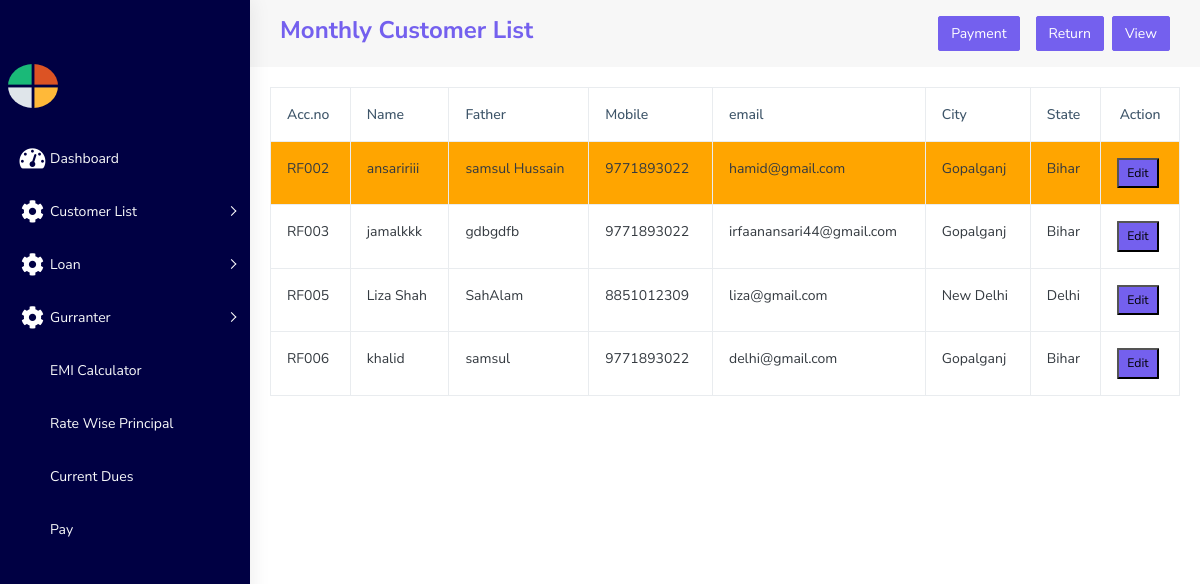
The page /monthlyList/ on the database its author committed.
### myapp/models.py (models this page shows, shortened)
class Register(models.Model):
    name=models.CharField(max_length=200)
    father_name=models.CharField(max_length=200 ,null=True)
    gender=models.CharField(max_length=100 , null=True , blank=True)
    Date_of_birth=models.DateField(null=True, blank=True ,default="2023-01-01")
    age=models.CharField(max_length=20)
    city=models.CharField(max_length=200 , null=True)
    district=models.CharField(max_length=250 , null=True)
    state=models.CharField(max_length=200 , null=True)
    email=models.CharField(max_length=100 ,null=True)
    profession=models.CharField(max_length=200 , null=True)
    mobile=models.CharField(max_length=12 , null=True)
    alter_mobile=models.CharField(max_length=150 , null=True)
    address=models.TextField(null=True)
    remarks=models.TextField(null=True)
    image=models.ImageField(upload_to='images/' , default="" , null=True)
    time_duration=models.CharField(max_length=150 , default="" , null=True)
    account_no=models.CharField(max_length=20,default="")
    Document=models.FileField(upload_to='document/' ,null=True)
    pinCode=models.CharField(max_length=10 ,default='00000')
    is_active = models.BooleanField(default=True, help_text='Is the account active?')
    g1name=models.CharField(max_length=200 , default='')
    g1father_name=models.CharField(max_length=200 ,default='')
    g1DOB=models.DateField( blank=True , null=True,  default="2023-01-01")
    g1Age=models.CharField(max_length=12 , default='')
    g1Address=models.CharField(max_length=250 , default='')
    g1Relation=models.CharField(max_length=200 , default='')
    g1Adhar_no=models.CharField(max_length=12,default='')
    g1Image=models.ImageField(upload_to='images/' , default="")
    g1City=models.CharField(max_length=200,default='')
    g1District=models.CharField(max_length=200,default='')
    g1State=models.CharField(max_length=100,default='')
    g1Mobile_NO=models.CharField(max_length=12,default='')
    g1Document=models.FileField(upload_to='document/', blank=True,null=True)
    g2name=models.CharField(max_length=200,default='')
    g2father_name=models.CharField(max_length=200 ,default='')
    g2DOB=models.DateField(null=True, blank=True , default="2023-01-01")
    g2Age=models.CharField(max_length=12,default='')
    g2Address=models.CharField(max_length=250,default='')
    g2Relation=models.CharField(max_length=200,default='')
    g2Adhar_no=models.CharField(max_length=12,default='')
    g2Image=models.ImageField(upload_to='images/' , default='')
    g2City=models.CharField(max_length=200,default='')
    g2District=models.CharField(max_length=200,default='')
    g2State=models.CharField(max_length=100,default='')
    g2Mobile_NO=models.CharField(max_length=12,default='')
    g2Document=models.FileField(upload_to='document/',  null=True)
    nName=models.CharField(max_length=200,default='')
    nFather_name=models.CharField(max_length=200,default='')
    nMother_name=models.CharField(max_length=200,default='')
    nDOB=models.DateField(null=True, blank=True , default="2023-01-01")
    nAge=models.CharField(max_length=20,default='')
    nAdress=models.CharField(max_length=300,default='')
    nRelation=models.CharField(max_length=200 , default='')
    nAdhar_Number=models.CharField(max_length=15 , default='')
    nImage=models.ImageField(upload_to="images/" , default='')
    nArea=models.CharField(max_length=200 , default='')
    nCity=models.CharField(max_length=200 , default='')
    nDistrict=models.CharField(max_length=200 , default='')
    nState=models.CharField(max_length=100 , default='')
    nMobile_no=models.CharField(max_length=12 ,default='')
    nDocument=models.FileField(upload_to='document/' ,null=True)

### myapp/views.py (the view)
# urls.py: path('monthlyList/',views.MonthlyList),
def MonthlyList(request):
    res=Register.objects.filter(time_duration='Monthly')
    param={'res':res}
    return render(request ,'MonthlyList.html' , param)

### myapp/templates/MonthlyList.html (shortened to what this page needs)
{% extends 'basic.html' %}
{% block body %}
<div class="page-wrapper" style="background-color: white;" >
  <div class="card-header py-3">
    <div class="container">
        <div class="row">
            <div class="col">
                <h3 class="m-0 font-weight-bold text-primary"> Monthly Customer List
                </h3>
            </div>
            <div class=" col d-grid gap-2 d-md-flex justify-content-md-end">
                <button class="btn btn-primary me-md-2" id="paymentButton" >Payment</button>
                <button class="btn btn-primary" id="returnButton">Return</button>
                <button class="btn btn-primary" id="viewButton">View</button>
            </div>
        </div>
    </div>
  </div>
  <div class="page-breadcrumb">
    <table class="table table-bordered" id="customerTable">
        <tr>
            <th >Acc.no</th>
            <th>Name</th>
            <th>Father</th>
            <th>Mobile</th>
            <th>email</th>
            <th>City</th>
            <th>State</th>
            <th class="text-center">Action</th>
        </tr>
        {% for data in res %}
        <tr class="customer-row" data-account-no="{{ data.account_no }}">
            <td><a href="/action/{{data.account_no}}" class="text-dark">{{data.account_no}}</a></td>
            <td><a href="/action/{{data.account_no}}" class="text-dark">{{data.name}}</a></td>
            <td><a href="/action/{{data.account_no}}" class="text-dark">{{data.father_name}}</a></td>
            <td><a href="/action/{{data.account_no}}" class="text-dark">{{data.mobile}}</a></td>
            <td><a href="/action/{{data.account_no}}" class="text-dark">{{data.email}}</a></td>
            <td><a href="/action/{{data.account_no}}" class="text-dark">{{data.city}}</a></td>
            <td><a href="/action/{{data.account_no}}" class="text-dark">{{data.state}}</a></td>
            <td><div class="row">
              <div class="col-auto">
                <a href="/edit/{{data.account_no}}/"><button class="btn-sm bg-primary">Edit</button></a>
              </div>
            </div>
            </td>
        </tr>
        {% endfor %}
    </table>
  </div>
</div>
{% endblock %}

### rows shown on the page
Register: account_no "RF002", name "ansaririii", father_name "samsul Hussain", mobile "9771893022", email "hamid@gmail.com", city "Gopalganj", state "Bihar"
Register: account_no "RF003", name "jamalkkk", father_name "gdbgdfb", mobile "9771893022", email "irfaanansari44@gmail.com", city "Gopalganj", state "Bihar"
Register: account_no "RF005", name "Liza Shah", father_name "SahAlam", mobile "8851012309", email "liza@gmail.com", city "New Delhi", state "Delhi"
Register: account_no "RF006", name "khalid", father_name "samsul", mobile "9771893022", email "delhi@gmail.com", city "Gopalganj", state "Bihar"
